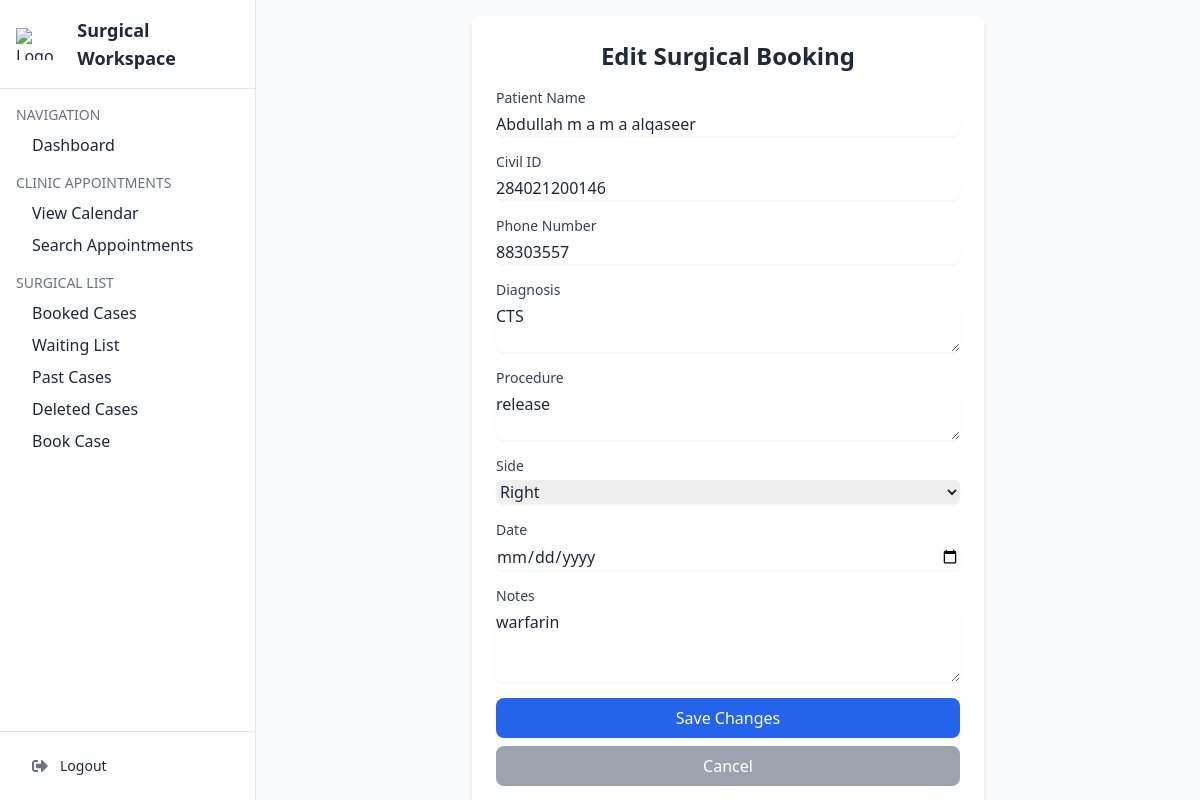
Page /workspace/farwaniya/cases/edit/1/ (signed in) on the committed database.
### core/models.py (models this page shows, shortened)
class SurgicalBooking(models.Model):
    RIGHT = 'Right'
    LEFT = 'Left'
    NA = 'Not Applicable'
    SIDE_CHOICES = [
        (RIGHT, 'Right'),
        (LEFT, 'Left'),
        (NA, 'Not Applicable'),
    ]
    workspace = models.ForeignKey('Workspace', on_delete=models.CASCADE, related_name='surgical_bookings')
    name = models.CharField(max_length=255)
    phone = models.CharField(max_length=8)
    civil_id = models.CharField(max_length=12)
    diagnosis = models.TextField()
    procedure = models.TextField()
    side = models.CharField(max_length=15, choices=SIDE_CHOICES, default=NA)
    date = models.DateField(null=True, blank=True)
    notes = models.TextField(blank=True)
    status = models.CharField(
        max_length=10,
        choices=[
            ('booked', 'Booked'),
            ('waiting', 'Waiting'),
            ('past', 'Past'),
            ('deleted', 'Deleted')
        ],
        default='waiting'
    )
    created_at = models.DateTimeField(auto_now_add=True)

### core/views.py (the view)
# urls.py: path('workspace/<str:workspace_name>/cases/edit/<int:case_id>/', views.edit_surgical_booking, name='edit_surgical_booking'),
@login_required
def edit_surgical_booking(request, workspace_name, case_id):
    workspace = get_object_or_404(Workspace, name=workspace_name)
    case = get_object_or_404(SurgicalBooking, id=case_id, workspace=workspace)
    next_url = request.GET.get("next", request.POST.get("next", request.META.get("HTTP_REFERER", None)))
    if request.method == "POST":
        form = SurgicalBookingForm(request.POST, instance=case)
        if form.is_valid():
            form.save()
            return redirect(next_url) if next_url else redirect("booked_cases", workspace_name=workspace_name)  # Redirect to previous page or booked cases
    else:
        form = SurgicalBookingForm(instance=case)
    return render(request, "edit_surgical_booking.html", {"form": form, "workspace": workspace, "next_url": next_url})

### core/forms.py
class SurgicalBookingForm(forms.ModelForm):
    class Meta:
        model = SurgicalBooking
        fields = ['name', 'phone', 'civil_id', 'diagnosis', 'procedure', 'side', 'date', 'notes']
        widgets = {
            'date': forms.DateInput(attrs={'type': 'date'}),  # Use a date picker
        }

### core/templates/edit_surgical_booking.html (shortened to what this page needs)
{% extends "base.html" %}
{% block content %}
<div class="max-w-lg mx-auto bg-white shadow-md rounded-lg p-6">
    <h1 class="text-2xl font-bold text-gray-800 mb-4 text-center">Edit Surgical Booking</h1>
    <form method="POST" enctype="multipart/form-data" class="space-y-4">
        <div>
            <label for="id_name" class="block text-sm font-medium text-gray-700">Patient Name</label>
            <input type="text" name="name" id="id_name" value="{{ form.name.value|default_if_none:'' }}"
                class="mt-1 block w-full border-gray-300 rounded-md shadow-sm focus:ring-blue-500 focus:border-blue-500">
        </div>
        <div>
            <label for="id_civil_id" class="block text-sm font-medium text-gray-700">Civil ID</label>
            <input type="text" name="civil_id" id="id_civil_id" value="{{ form.civil_id.value|default_if_none:'' }}"
                minlength="12" maxlength="12" pattern="\d{12}"
                class="mt-1 block w-full border-gray-300 rounded-md shadow-sm focus:ring-blue-500 focus:border-blue-500">
        </div>
        <div>
            <label for="id_phone" class="block text-sm font-medium text-gray-700">Phone Number</label>
            <input type="text" name="phone" id="id_phone" value="{{ form.phone.value|default_if_none:'' }}"
                minlength="8" maxlength="8" pattern="\d{8}"
                class="mt-1 block w-full border-gray-300 rounded-md shadow-sm focus:ring-blue-500 focus:border-blue-500">
        </div>
        <div>
            <label for="id_diagnosis" class="block text-sm font-medium text-gray-700">Diagnosis</label>
            <textarea name="diagnosis" id="id_diagnosis"
                class="mt-1 block w-full border-gray-300 rounded-md shadow-sm focus:ring-blue-500 focus:border-blue-500"
                rows="2">{{ form.diagnosis.value|default_if_none:'' }}</textarea>
        </div>
        <div>
            <label for="id_procedure" class="block text-sm font-medium text-gray-700">Procedure</label>
            <textarea name="procedure" id="id_procedure"
                class="mt-1 block w-full border-gray-300 rounded-md shadow-sm focus:ring-blue-500 focus:border-blue-500"
                rows="2">{{ form.procedure.value|default_if_none:'' }}</textarea>
        </div>
        <div>
            <label for="id_side" class="block text-sm font-medium text-gray-700">Side</label>
            <select name="side" id="id_side"
                class="mt-1 block w-full border-gray-300 rounded-md shadow-sm focus:ring-blue-500 focus:border-blue-500">
                <option value="Right" {% if form.side.value == "Right" %}selected{% endif %}>Right</option>
            </select>
        </div>
        <div>
            <label for="id_date" class="block text-sm font-medium text-gray-700">Date</label>
            <input type="date" name="date" id="id_date" value="{{ form.date.value|date:'Y-m-d' }}"
                class="mt-1 block w-full border-gray-300 rounded-md shadow-sm focus:ring-blue-500 focus:border-blue-500">
        </div>
        <div>
            <label for="id_notes" class="block text-sm font-medium text-gray-700">Notes</label>
            <textarea name="notes" id="id_notes"
                class="mt-1 block w-full border-gray-300 rounded-md shadow-sm focus:ring-blue-500 focus:border-blue-500"
                rows="3">{{ form.notes.value|default_if_none:'' }}</textarea>
        </div>
        <div class="flex flex-col space-y-2 mt-6">
            <button type="submit"
                class="px-4 py-2 bg-blue-600 text-white rounded-lg hover:bg-blue-700 text-center">
                Save Changes
            </button>
            <a href="{{ next_url|default:'/' }}"
                class="px-4 py-2 bg-gray-400 text-white rounded-lg hover:bg-gray-500 text-center">
                Cancel
            </a>
        </div>
    </form>
</div>
{% endblock %}

### rows in the picture
SurgicalBooking: name "Abdullah m a m a alqaseer", civil_id "284021200146", phone "88303557", diagnosis "CTS", procedure "release", side "Right", notes "warfarin"
